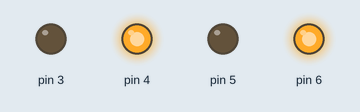
This sketch was run on a simulated Arduino Uno, built with avr-gcc and run on an emulated ATmega328P. Parts: output pins drawn as LEDs (lit = HIGH).

Above: at 0.1 s.
Timing chart, 0 to 1.6 s (numbered marks = the images above):
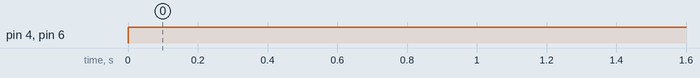

The sketch:

Task_1_Code.ino
```cpp
void setup()
{


  pinMode(6, OUTPUT);
  pinMode(5, OUTPUT);
  pinMode(4, OUTPUT);
  pinMode(3, OUTPUT);
}

void loop()
{
  digitalWrite(6,HIGH);
  digitalWrite(4,HIGH);
  delay(1000);


}
```

Measured:
- by itself, pin 4, pin 6: LOW → HIGH at 0.00 s
